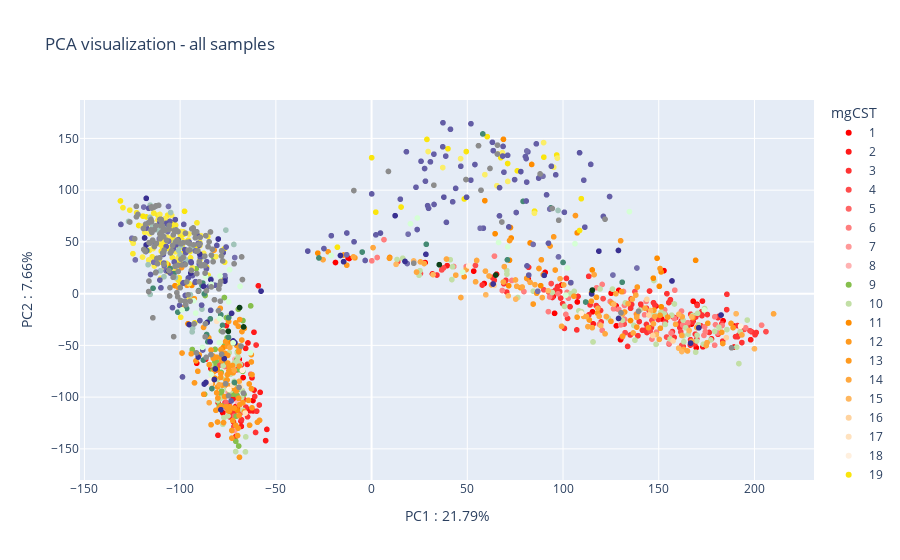

Notebook code cell kept with this figure:
### Code cell
import plotly.express as px

df = pca_df
df['mgCST'] = df['mgCST'].astype(str)

fig = px.scatter(df, x='PC1', y='PC2', color='mgCST',
                     color_discrete_sequence=color_mgCST['color_mgCST'].values, title="PCA visualization - all samples",
                     labels = {'PC1' : "PC1 : "+str(round(explained_variance[0]*100,2))+"%",
                               'PC2' : "PC2 : "+str(round(explained_variance[1]*100,2)) + "%"})
fig.show()
